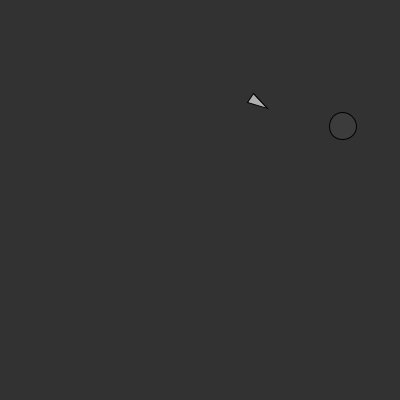
Frame 1 (no input)
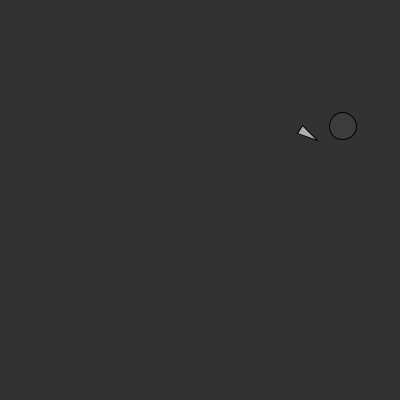
Frame 60 (the mouse pressed at the canvas centre just before this capture)
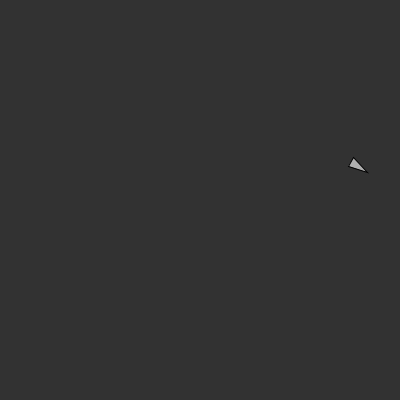
Frame 120 (the mouse held since frame 60 and released just before this capture)

The Processing sketch that drew these frames (run headless with seeded random() and noise(); from frame 60 on, the mouse is pressed at the canvas centre):

// Processing sketch: canvas
// ── canvas.pde
World world;


void setup(){
  size(400, 400);
  
  world = new World();
  //noLoop();
}

void draw(){
  background(50);
  world.run();  
}

// ── Food.pde
class Food {
  PVector position;
  boolean eaten;
  float nutrition;
  float r;

  Food() {
    position = new PVector(floor(random(width)), floor(random(height)));
    eaten = false;
    nutrition = (random(0.0, 1.0));
    r = (map(random(0.0, nutrition ), 0.0, nutrition, 0.0, 50.0));
  }

  void run() {
    show();
  }

  void checkCollision(PVector vehiclePos) {
    if (dist(vehiclePos.x, vehiclePos.y, position.x, position.y) < r) {
      eaten = true;
    }
  }

  void show() {
    if (!eaten) {
      fill(78, 95);
      circle(position.x, position.y, r);
    }
  }
}

// ── Vehicle.pde
class Vehicle {
  PVector position;
  PVector velocity;
  PVector acceleration;
  float r;
  float maxForce;
  float maxSpeed;

  Vehicle() {
    position = new PVector(floor(random(width)), floor(random(height)));
    velocity = new PVector(400, 400);
    acceleration = new PVector(floor(random(width)), floor(random(height)));
    println(acceleration);
    r = 5;
    maxForce = 0.03;
    maxSpeed = 1;
  }

  void run() {
    update();
    borders();
    show();
  }

  void update() {
    velocity.add(acceleration);
    velocity.limit(maxSpeed);
    position.add(velocity);
    acceleration.mult(0);
    println(acceleration);
  }

  void borders() {
    PVector desired = null;
    if (position.x < BORDER) desired = new PVector(maxSpeed, velocity.y);
    if (position.x > width-BORDER) desired = new PVector(-maxSpeed, velocity.y);
    if (position.y < BORDER) desired = new PVector(velocity.x, maxSpeed);
    if (position.y > height-BORDER) desired = new PVector(velocity.x, -maxSpeed);
    if (desired != null) {
      desired.normalize();
      desired.mult(maxSpeed);
      PVector steeringForce = PVector.sub(desired, velocity);
      steeringForce.limit(maxForce);
      // apply
      applyForce(steeringForce);
    }
  }



  void applyForce(PVector force) {
    acceleration.add(force);
  }

  void show() {
    stroke(1);
    fill(255);
    float theta = velocity.heading() + PI/2;
    fill(175);
    stroke(0);
    pushMatrix();
    translate(position.x, position.y);
    rotate(theta);
    beginShape();
    vertex(0, -r*2);
    vertex(-r, r*2);
    vertex(r, r*2);
    endShape(CLOSE);
    popMatrix();
  }
}

// ── World.pde
Vehicle vehicle;
Food food;
int BORDER = 20;

class World {
 World(){
   vehicle = new Vehicle();
   food = new Food();
 }
 
 void run(){
   vehicle.run();
   food.run();
   food.checkCollision(vehicle.position);
 }
  
}
